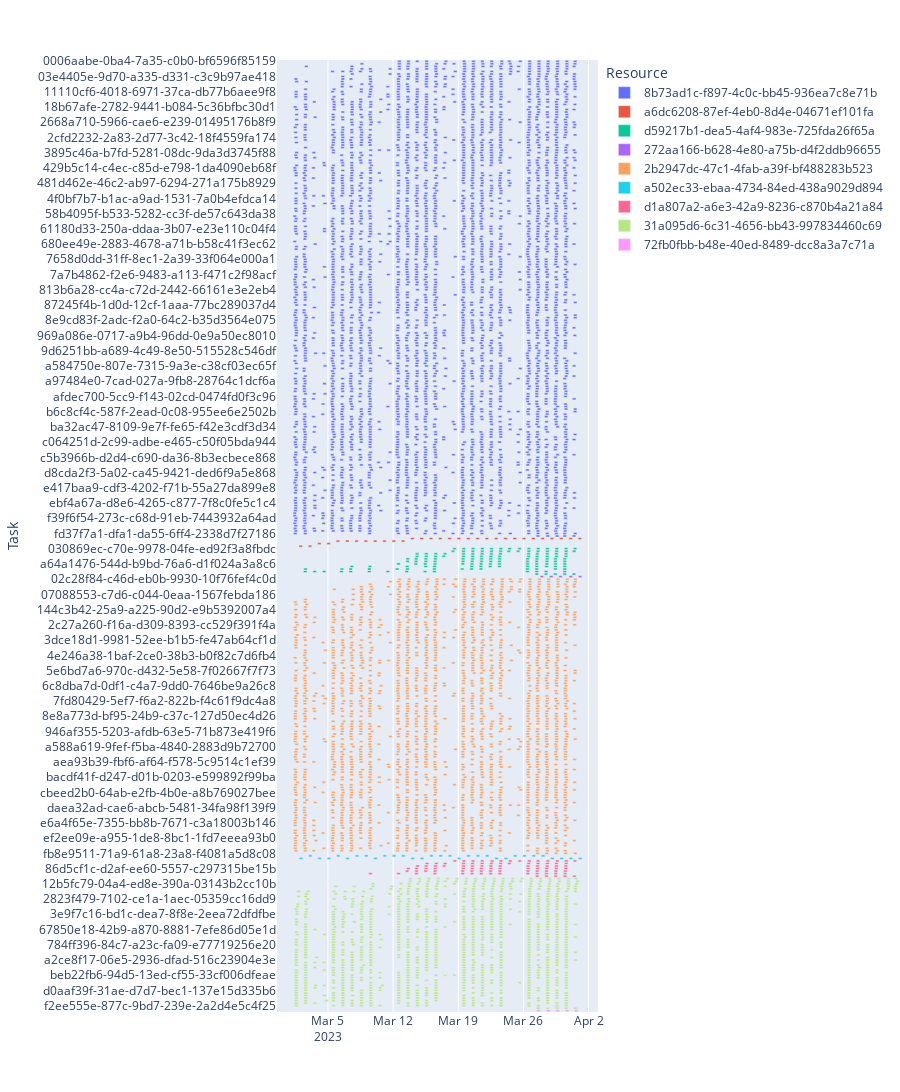

Source (notebook cell):
### Code cell
fig = px.timeline(df_shifts, x_start="Start", x_end="Finish", y="Task", color="Resource", height = 10000)
fig.update_yaxes(autorange="reversed")
# fig.update_xaxes(rangeslider_visible=True)
fig.show()
